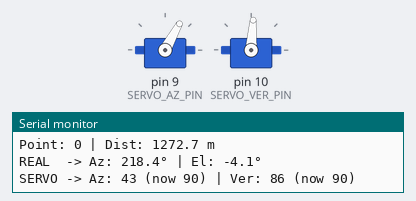
The sketch below on a simulated Arduino Uno, built with avr-gcc and run on an emulated ATmega328P. Shown: 2 × servo, the last lines printed to the serial monitor.

Above: at 3.22 s.
At 9.7 s:
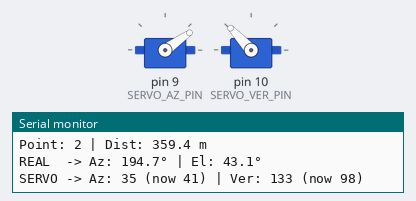
At 18.6 s:
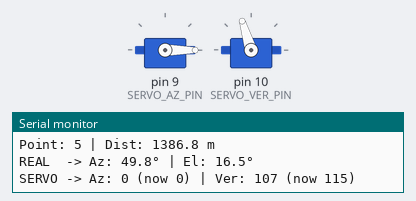
At 37.0 s:
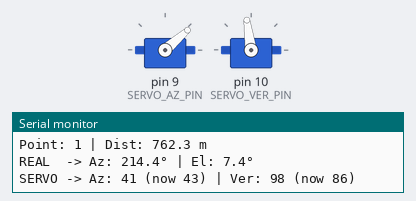
Timing chart, 0 to 40.0 s (numbered marks = the images above):
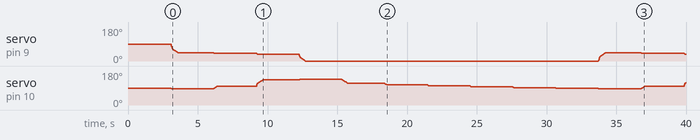

The sketch:

gpsNav2_0.ino
```cpp
#include <Servo.h>

#define SERVO_AZ_PIN 9
#define SERVO_VER_PIN 10

Servo servoAz;
Servo servoVer;

struct AntennaConfig {
  double lat, lon, alt;
  int azZero, verZero;
  double azGearRatio, verGearRatio;
  int azMinAngle, azMaxAngle;
  int verMinAngle, verMaxAngle;
  double azBacklash, verBacklash;
  double minHorDistForAz;
} antenna;

struct ServoState {
  int currentAngle;
  int targetAngle;
  unsigned long lastStepTime;
  int moveDir;
  double virtualAz;
};

ServoState stateAz = {90, 90, 0, 0, 0.0};
ServoState stateVer = {90, 90, 0, 0, 0.0};

const int SERVO_BASE_DELAY = 20;
const int SERVO_MIN_DELAY = 10;
const double SERVO_ACCEL_THRESHOLD = 20.0;

const double WGS84_A = 6378137.0;
const double WGS84_F = 1.0 / 298.257223563;
const double WGS84_E2 = WGS84_F * (2.0 - WGS84_F);

struct Target {
  double lat, lon, alt;
};

const int NUM_TARGETS = 10;
Target targets[NUM_TARGETS];

void generateTrajectory() {
  double startLat = 43.2300, endLat = 43.2600;
  double startLon = 76.8800, endLon = 76.9200;
  double maxAlt = 500.0;

  for (int i = 0; i < NUM_TARGETS; i++) {
    double t = (double)i / (NUM_TARGETS - 1);
    targets[i].lat = startLat + (endLat - startLat) * t;
    targets[i].lon = startLon + (endLon - startLon) * t;
    targets[i].alt = maxAlt * (1.0 - pow(2.0 * t - 1.0, 2));
    if (targets[i].alt < 10) targets[i].alt = 10;
  }
}

inline double deg2rad(double deg) { return deg * 0.017453292519943295; }
inline double rad2deg(double rad) { return rad * 57.29577951308232; }
inline double normalizeAngle360(double angle) {
  angle = fmod(angle, 360.0);
  return (angle < 0.0) ? angle + 360.0 : angle;
}

void lla2ecef(double lat, double lon, double alt, double &x, double &y, double &z) {
  double phi = deg2rad(lat), lambda = deg2rad(lon);
  double sinPhi = sin(phi), cosPhi = cos(phi);
  double N = WGS84_A / sqrt(1.0 - WGS84_E2 * sinPhi * sinPhi);
  x = (N + alt) * cosPhi * cos(lambda);
  y = (N + alt) * cosPhi * sin(lambda);
  z = (N * (1.0 - WGS84_E2) + alt) * sinPhi;
}

void ecef2enu(double dx, double dy, double dz, double refLat, double refLon, double &e, double &n, double &u) {
  double phi = deg2rad(refLat), lambda = deg2rad(refLon);
  double sP = sin(phi), cP = cos(phi), sL = sin(lambda), cL = cos(lambda);
  e = -sL * dx + cL * dy;
  n = -sP * cL * dx - sP * sL * dy + cP * dz;
  u = cP * cL * dx + cP * sL * dy + sP * dz;
}

void computeAzElDist(double lat1, double lon1, double alt1, double lat2, double lon2, double alt2, double &az, double &el, double &dist, bool &azV) {
  double x1, y1, z1, x2, y2, z2;
  lla2ecef(lat1, lon1, alt1, x1, y1, z1);
  lla2ecef(lat2, lon2, alt2, x2, y2, z2);
  double dx = x2 - x1, dy = y2 - y1, dz = z2 - z1;
  dist = sqrt(dx * dx + dy * dy + dz * dz);
  double e, n, u;
  ecef2enu(dx, dy, dz, lat1, lon1, e, n, u);
  double hD = sqrt(e * e + n * n);
  if (hD < antenna.minHorDistForAz) { azV = false; az = 0; el = (u > 0) ? 90 : -90; }
  else { azV = true; az = normalizeAngle360(rad2deg(atan2(e, n))); el = rad2deg(atan2(u, hD)); }
}

int calculateTargetServo(double targetVal, double gearRatio, int zeroPos, double backlash, int minA, int maxA, ServoState &state, bool isAz) {
  // ВАЖНО: для азимута обновляем virtualAz с учетом кратчайшего пути через 0/360
  if (isAz) {
    double delta = targetVal - state.virtualAz;
    delta = fmod(delta + 540.0, 360.0) - 180.0; // Кратчайший путь
    state.virtualAz = fmod(state.virtualAz + delta, 360.0);
    targetVal = state.virtualAz;
  }

  double idealAngle = zeroPos + (targetVal / gearRatio);
  int newDir = (idealAngle > state.currentAngle) ? 1 : -1;

  if (state.moveDir != 0 && newDir != state.moveDir) idealAngle += newDir * backlash;
  state.moveDir = newDir;

  return constrain((int)round(idealAngle), minA, maxA);
}

void processServo(Servo &servo, ServoState &state) {
  if (state.currentAngle == state.targetAngle) return;
  int diff = abs(state.targetAngle - state.currentAngle);
  int dly = (diff > SERVO_ACCEL_THRESHOLD) ? SERVO_MIN_DELAY : SERVO_BASE_DELAY;
  int step = (diff > SERVO_ACCEL_THRESHOLD) ? 2 : 1;

  if (millis() - state.lastStepTime >= (unsigned long)dly) {
    state.lastStepTime = millis();
    int dir = (state.targetAngle > state.currentAngle) ? 1 : -1;
    state.currentAngle += dir * min(step, diff);
    servo.write(state.currentAngle);
  }
}

void printDetailedStatus(int id, double dist, double az, double el) {
  Serial.println(F(" TARGET UPDATE "));
  Serial.print(F("Point: ")); Serial.print(id);
  Serial.print(F(" | Dist: ")); Serial.print(dist, 1); Serial.println(F(" m"));

  Serial.print(F("REAL  -> Az: ")); Serial.print(az, 1);
  Serial.print(F("° | El: ")); Serial.print(el, 1); Serial.println(F("°"));

  Serial.print(F("SERVO -> Az: ")); Serial.print(stateAz.targetAngle);
  Serial.print(F(" (now ")); Serial.print(stateAz.currentAngle);
  Serial.print(F(") | Ver: ")); Serial.print(stateVer.targetAngle);
  Serial.print(F(" (now ")); Serial.print(stateVer.currentAngle);
  Serial.println(F(")"));
  Serial.println();
}

void trackTarget(int index) {
  double az, el, dist;
  bool azV;
  computeAzElDist(antenna.lat, antenna.lon, antenna.alt, targets[index].lat, targets[index].lon, targets[index].alt, az, el, dist, azV);

  if (azV) stateAz.targetAngle = calculateTargetServo(az, antenna.azGearRatio, antenna.azZero, antenna.azBacklash, antenna.azMinAngle, antenna.azMaxAngle, stateAz, true);
  stateVer.targetAngle = calculateTargetServo(el, antenna.verGearRatio, antenna.verZero, antenna.verBacklash, antenna.verMinAngle, antenna.verMaxAngle, stateVer, false);

  printDetailedStatus(index, dist, az, el);
}

void setup() {
  Serial.begin(9600);
  antenna = {43.238949, 76.889709, 100.0, 90, 90, 3.0, 1.0, 0, 180, 0, 180, 0.5, 0.3, 1.0};

  generateTrajectory();

  servoAz.attach(SERVO_AZ_PIN);
  servoVer.attach(SERVO_VER_PIN);

  stateAz.currentAngle = antenna.azZero;
  stateVer.currentAngle = antenna.verZero;
  servoAz.write(antenna.azZero);
  servoVer.write(antenna.verZero);

  Serial.println(F("System Ready. Starting Trajectory..."));
  delay(2000);
}

int currentTarget = 0;

void loop() {
  processServo(servoAz, stateAz);
  processServo(servoVer, stateVer);

  static unsigned long lastUpdate = 0;
  if (millis() - lastUpdate > 3000) {
    trackTarget(currentTarget);
    currentTarget = (currentTarget + 1) % NUM_TARGETS;
    lastUpdate = millis();
  }
}
```
